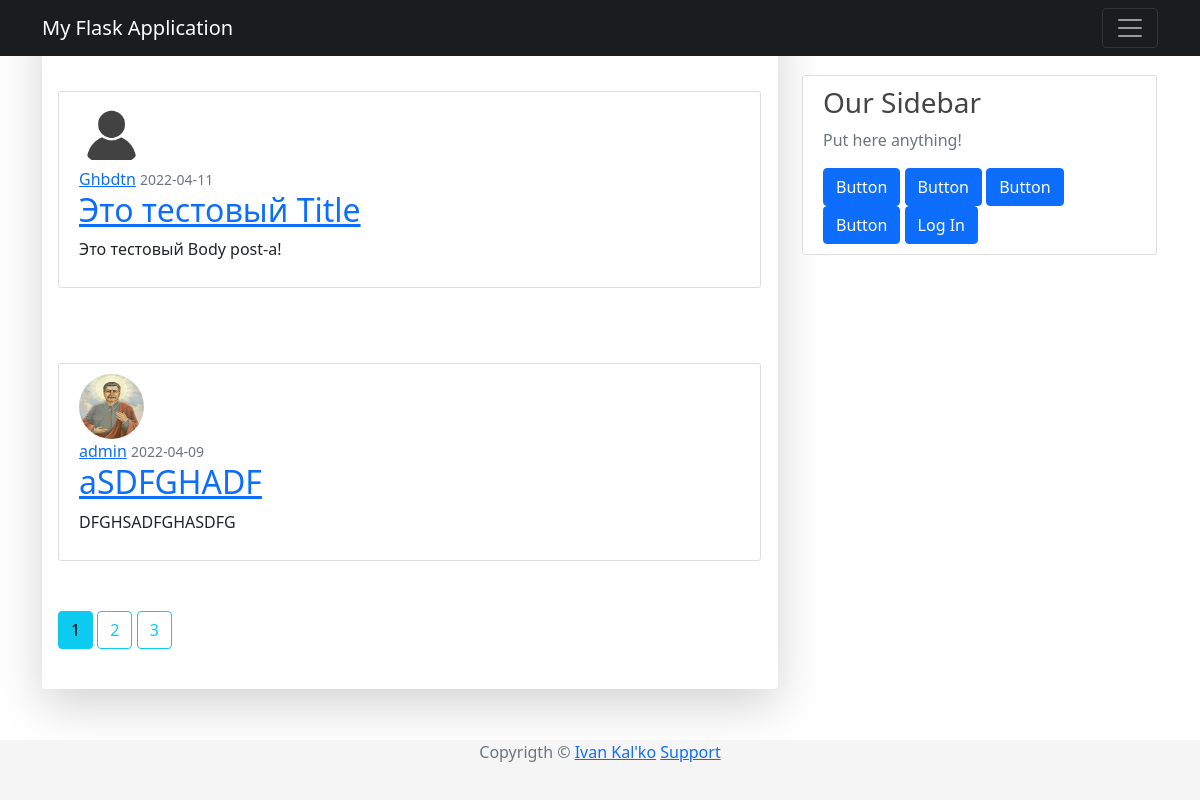
The page /home on the database its author committed.
### app/models/post.py (models this page shows, shortened)
class Post(db.Model):
    __tablename__ = "posts"
    id = db.Column(db.Integer, primary_key=True)
    title = db.Column(db.String(100), nullable=False)
    timestamp = db.Column(db.DateTime, nullable=False, default=datetime.utcnow)
    content = db.Column(db.Text, nullable=False)
    user_id = db.Column(db.Integer, db.ForeignKey("users.id"), nullable=False)
    comment = db.relationship('Comment', backref='article', lazy=True)

### app/models/user.py (models this page shows, shortened)
class User(UserMixin, db.Model):
    __tablename__ = "users"
    id = db.Column(db.Integer, primary_key=True)
    username = db.Column(db.String(64), unique=True, nullable=False)
    password_hash = db.Column(db.String(128), nullable=False)
    email = db.Column(db.String(120), nullable=False, unique=True)
    image_file = db.Column(db.String(20), nullable=False, default="default.png")
    join_date = db.Column(db.DateTime, nullable=False, default=datetime.utcnow)
    posts = db.relationship('Post', backref='author', lazy=True)

### app/routes/post.py (the view)
@app.route("/")
@app.route("/home")
def home_page():
    page = request.args.get("page", 1, type = int)
    posts = Post.query.order_by(Post.timestamp.desc()).paginate(page=page, per_page=2)
    return render_template("homepage.html", title="Home Page", posts=posts)

### app/templates/homepage.html
{% extends "base.html" %}
{% block content %}
  {% for post in posts.items %}
    <article class="media content-section">
      <img class="rounded-circle article-img" src="{{ url_for('static', filename='images/profiles/' + post.author.image_file) }}">
      <div class="media-body">
        <div class="article-metadata">
          <a class="mr-2" href="{{ url_for('user_public', username=post.author.username )}}">{{ post.author.username }}</a>
          <small class="text-muted">{{ post.timestamp.strftime('%Y-%m-%d') }}</small>
        </div>
        <h2>
          <a class="crticle-title" href="{{url_for('post', id=post.id )}}">{{ post.title }}</a>
        </h2>
        <p class="article-content">{{ post.content }}</p>
      </div>
    </article>
  {% endfor %}
  {% for page_num in posts.iter_pages() %}
    {% if page_num %}
        {% if posts.page == page_num %}
            <a class="btn btn-info mb-4" href="{{ url_for('home_page', page=page_num )}}">{{ page_num }}</a>
        {% else %}
          <a class="btn btn-outline-info mb-4" href="{{ url_for('home_page', page=page_num )}}">{{ page_num }}</a>
        {% endif %}
    {% else %}
        ...
    {% endif %}
  {% endfor %}
{% endblock %}

### app/static/css/base.css (style rules this page uses)
body { background: #fafafa; color: #333333; margin-top: 5rem; }
h1, h2, h3, h4, h5, h6 { color : #444444; }
.content-section { background: #ffffff; padding: 10px 20px; border: 1px solid #dddddd; border-radius: 3px; margin-right: 1px; margin-top: 75px; margin-bottom: 50px; }
.article-content { white-space: pre-line; }
.article-img { height: 65px; width: 65px; margin-right: 16px; }
html * { -webkit-font-smoothing: antialiased; -moz-osx-font-smoothing: grayscale; }
body { color: #67748e; font-weight: 400; line-height: 1.6; background-color: #fff; }
body { margin: 0; font-family: var(--bs-font-sans-serif); font-size: 1rem; line-height: 1.5; -webkit-text-size-adjust: 100%; -webkit-tap-highlight-color: rgba(0,0,0,0); }
:root { --bs-blue: #63b3ed; --bs-indigo: #596cff; --bs-purple: #6f42c1; --bs-pink: #d63384; --bs-red: #f56565; --bs-orange: #fd7e14; --bs-yellow: #fbd38d; --bs-green: #81e6d9; --bs-teal: #20c997; --bs-cyan: #0dcaf0; --bs-gray: #6c757d; --bs-gray-dark: #343a40; --bs-primary: #cb0c9f; --bs-secondary: #8392ab; --bs-success: #82d616; --bs-info: #17c1e8; --bs-warning: #f53939; --bs-danger: #ea0606; --bs-light: #e9ecef; --bs-dark: #252f40; --bs-white: #fff; --bs-font-sans-serif: Open Sans; --bs-font-monospace: SFMono-Regular,Menlo,Monaco,Consolas,"Liberation Mono","Courier New",monospace; --bs-gradient: linear-gradient(180deg,hsla(0,0%,100%,.15),hsla(0,0%,100%,0)); }

### rows shown on the page
Post: image_file (placeholder picture), author.username "Ghbdtn", timestamp "2022-04-11", title "Это тестовый Title", content "Это тестовый Body post-a!"
Post: image_file (picture), author.username "admin", timestamp "2022-04-09", title "aSDFGHADF", content "DFGHSADFGHASDFG"

### other values the page prints
{{ page_num }} "1"
{{ page_num }} "2" "3"
